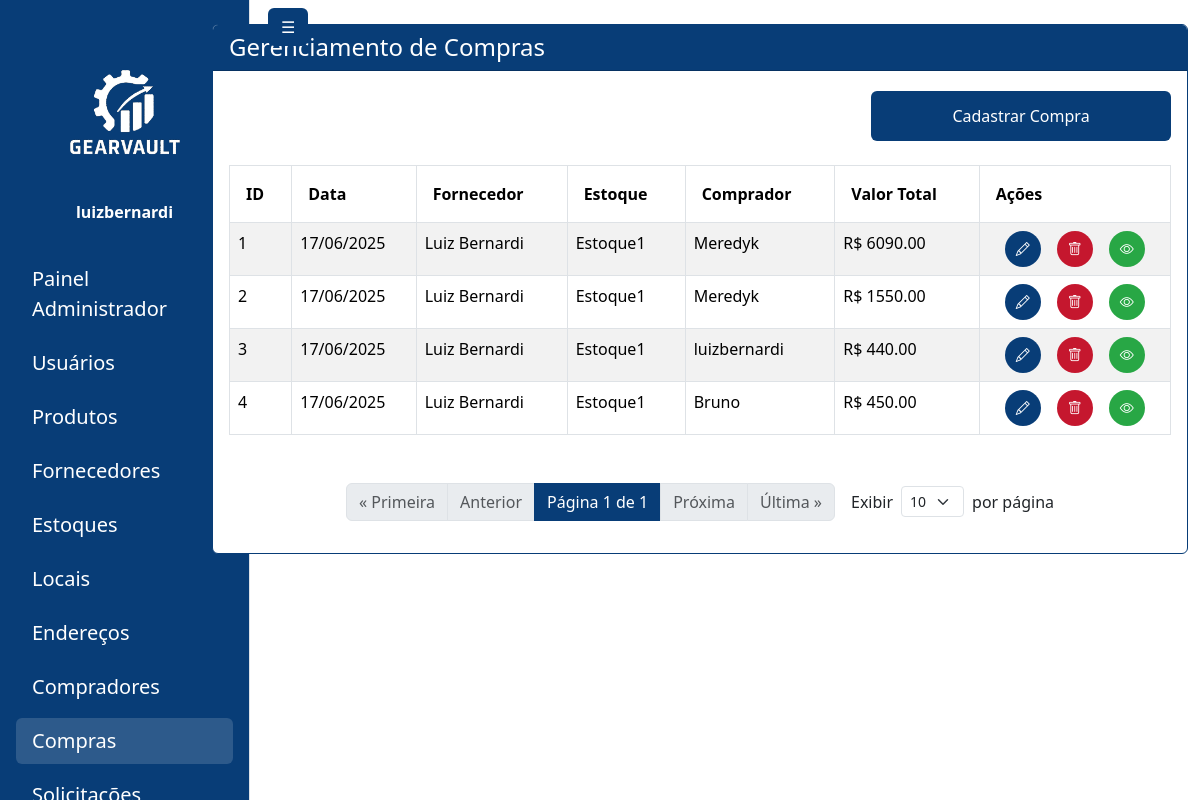
The page /administrador/compras/ (signed in) on the database as committed earlier.
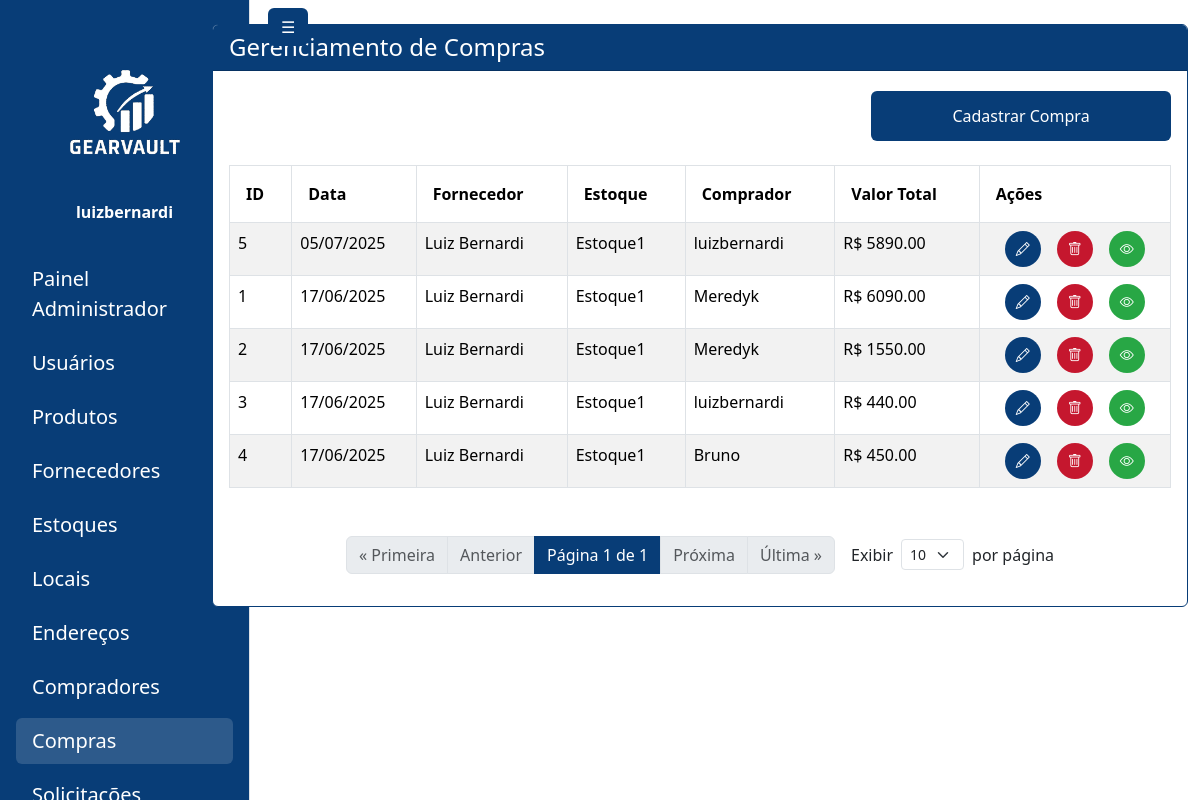
The same page on the database as committed later.
### gearvault/models.py (models this page shows, shortened)
class Compra(models.Model):
    estoque = models.ForeignKey('Estoque', on_delete=models.PROTECT, related_name='compras')
    data = models.DateField(auto_now_add=True)
    fornecedor = models.ForeignKey(Fornecedor, on_delete=models.PROTECT)
    comprador = models.ForeignKey(Comprador, on_delete=models.PROTECT)
    invoice = models.FileField(upload_to='invoices/', blank=True, null=True)
    @property
    def valor_total(self):
        return sum(item.quantidade * item.valor_unitario for item in self.itens.all())

class Fornecedor(models.Model):
    nome = models.CharField(max_length=255)
    cnpj = models.CharField(  max_length=14, validators=[
        MinLengthValidator(14),
            MaxLengthValidator(14)
        ], blank=False, null=False)
    email = models.EmailField(blank=False, null=False)
    telefone = models.CharField(max_length=11,  validators=[
            MinLengthValidator(11),
            MaxLengthValidator(11)
        ], blank=False, null=False)
    endereco = models.ForeignKey(Endereco, on_delete=models.SET_NULL, blank=False, null=True)

class Estoque(models.Model):
    nome = models.CharField(max_length=255)
    descricao = models.TextField(blank=True, null=True)

class Comprador(models.Model):
    user = models.OneToOneField(get_user_model(), on_delete=models.CASCADE)

class ItemCompra(models.Model):
    compra = models.ForeignKey(
        Compra, on_delete=models.CASCADE, related_name='itens')
    produto = models.ForeignKey(Produto, on_delete=models.PROTECT)
    local = models.ForeignKey(LocalArmazenamento, on_delete=models.PROTECT)
    quantidade = models.PositiveIntegerField()
    valor_unitario = models.DecimalField(max_digits=10, decimal_places=2)
    class Meta:
        managed = True
        verbose_name = 'Item da Compra'
        verbose_name_plural = 'Itens da Compra'

### gearvault/views.py (the view, shortened to what this page needs)
# urls.py: path('compras/', views.admin_compra_list, name='admin_compra_list'),
@login_required
def admin_compra_list(request):
    if not request.user.is_authenticated or getattr(request.user.profile, 'role', None) != 'ADMIN':
        return redirect('login')
    per_page = int(request.GET.get('per_page', 10))
    compras = Compra.objects.select_related('estoque', 'fornecedor', 'comprador', 'comprador__user').prefetch_related('itens__produto', 'itens__local').order_by('-data')
    paginator = Paginator(compras, per_page)
    page_number = request.GET.get('page')
    compras_page = paginator.get_page(page_number)
    estoques = Estoque.objects.all()
    fornecedores = Fornecedor.objects.all()
    compradores = Comprador.objects.select_related('user').all()
    produtos = Produto.objects.all()
    locais = LocalArmazenamento.objects.select_related('estoque').all()
    context = {
        'sidebar_links': get_sidebar_links(request.user),
        'compras': compras_page,
        'estoques': estoques,
        'fornecedores': fornecedores,
        'compradores': compradores,
        'produtos': produtos,
        'locais': locais,
    }
    return render(request, 'pages/admin/compra_list.html', context)

### gearvault/views.py (called while the page is built, shortened)
def get_sidebar_links(user):
    role = getattr(user.profile, 'role', None)
    if role == 'ADMIN':
        return [
            {'url': '/administrador/painel/', 'label': 'Painel Administrador'},
            {'url': '/administrador/usuarios/', 'label': 'Usuários'},
            {'url': '/administrador/produtos/', 'label': 'Produtos'},
            {'url': '/administrador/fornecedores/', 'label': 'Fornecedores'},
            {'url': '/administrador/estoques/', 'label': 'Estoques'},
            {'url': '/administrador/locais/', 'label': 'Locais'},
            {'url': '/administrador/enderecos/', 'label': 'Endereços'},
            {'url': '/administrador/compradores/', 'label': 'Compradores'},
            {'url': '/administrador/compras/', 'label': 'Compras'},
            {'url': '/administrador/solicitacoes/',
                'label': 'Solicitações'},
        ]
    return []

### gearvault/templates/pages/admin/compra_list.html (shortened to what the changed rows need)
{% extends 'base.html' %}
{% load static %}
{% block content %}
<div class="container-fluid" id="main-content-panel">
  <div class="row">
    <div class="col-md-2" id="sidebar-panel">
      {% include 'sidebar.html' %}
    </div>
    <div class="col-md-10" id="painel-content">
      <div class="card mt-4 mb-4" style="border: 1px solid #083D77;">
        <div class="card-body">
          <table class="table table-striped table-bordered mt-4">
            <thead>
              <tr>
                <th class="py-3 px-3">ID</th>
                <th class="py-3 px-3">Data</th>
                <th class="py-3 px-3">Fornecedor</th>
                <th class="py-3 px-3">Estoque</th>
                <th class="py-3 px-3">Comprador</th>
                <th class="py-3 px-3">Valor Total</th>
                <th class="py-3 px-3">Ações</th>
              </tr>
            </thead>
            <tbody>
            {% for compra in compras %}
              <tr>
                <td class="py-2">{{ compra.id }}</td>
                <td class="py-2">{{ compra.data|date:"d/m/Y" }}</td>
                <td class="py-2">{{ compra.fornecedor.nome }}</td>
                <td class="py-2">{{ compra.estoque.nome }}</td>
                <td class="py-2">{{ compra.comprador.user.get_full_name|default:compra.comprador.user.username }}</td>
                <td class="py-2">R$ {{ compra.valor_total|floatformat:2 }}</td>
                <td class="py-2">
                <div class="d-flex gap-3 justify-content-center">
                  <button class="btn btn-sm rounded-circle d-inline-flex align-items-center text-white justify-content-center"
                    style="width: 36px; height: 36px; background-color: #083D77;"
                    data-bs-toggle="modal"
                    data-bs-target="#editarCompraModal"
                    data-compra-id="{{ compra.id }}"
                    data-estoque-id="{{ compra.estoque.id }}"
                    data-fornecedor-id="{{ compra.fornecedor.id }}"
                    data-comprador-id="{{ compra.comprador.id }}"
                    title="Editar">
                    <i class="bi bi-pencil"></i>
                  </button>
                  <button class="btn btn-sm rounded-circle d-inline-flex align-items-center justify-content-center text-white"
                    style="width: 36px; height: 36px; background-color: #c5172e;"
                    data-bs-toggle="modal"
                    data-bs-target="#excluirCompraModal"
                    data-compra-id="{{ compra.id }}"
                    data-compra-info="Compra #{{ compra.id }} - {{ compra.fornecedor.nome }}"
                    title="Excluir">
                    <i class="bi bi-trash"></i>
                  </button>
                  <button class="btn btn-sm rounded-circle d-inline-flex align-items-center justify-content-center text-white"
                    style="width: 36px; height: 36px; background-color: #28a745;"
                    data-bs-toggle="modal"
                    data-bs-target="#detalhesCompraModal"
                    data-compra-id="{{ compra.id }}"
                    title="Ver Detalhes">
                    <i class="bi bi-eye"></i>
                  </button>
                </div>
               </td>
              </tr>
            {% empty %}
              <tr><td colspan="7">Nenhuma compra encontrada.</td></tr>
            {% endfor %}
            </tbody>
          </table>
        </div>
      </div>
    </div>
  </div>
</div>
{% endblock %}

### templates/sidebar.html (shortened to what this page needs)
{% load static %}
<div id="sidebar" class="position-fixed top-0 start-0 vh-100 text-white d-flex flex-column pt-5 border-end" style="background-color: #083D77; width: 250px; transition: transform 0.3s ease;">
  <div class="text-center mb-4 pt-3">
    <img src="{% static 'assets/LogoGearvaultBranco.png' %}" alt="Logo GearVault" style="width: 120px;" class="mb-3" />
    <strong class="d-block">{{ user.username }}</strong>
  </div>
  <nav class="flex-grow-1">
    <ul class="nav flex-column px-3">
      {% if sidebar_links %}
        {% for link in sidebar_links %}
          <li class="nav-item mt-2">
            <a href="{{ link.url }}" class="nav-link text-white fs-5 rounded px-3 py-2 link-hover{% if request.path == link.url %} active-link{% endif %}">{{ link.label }}</a>
          </li>
        {% endfor %}
      {% else %}
        <li class="nav-item text-white px-3">Nenhum link disponível</li>
      {% endif %}
    </ul>
  </nav>
</div>
<button id="toggleSidebarBtn" type="button" class="btn position-fixed top-0" style="background-color: #083D77;
  color: white; left: 260px; z-index: 1050; transition: left 0.3s ease; margin: 0.5rem;">☰</button>

Rows that differ between the two databases and show on the page:
added Compra: id "5", data "05/07/2025", fornecedor.nome "Luiz Bernardi", estoque.nome "Estoque1", comprador.user.get_full_name "luizbernardi", valor_total "5890.00"
